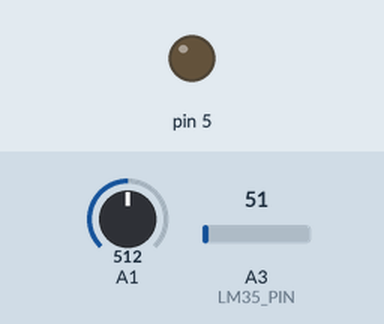
Recording of a sketch running on a simulated Arduino Uno, built with avr-gcc and run on an emulated ATmega328P. Shown: output pins drawn as LEDs (lit = HIGH). The test bench sets the inputs (shaded band); at power-on: A3 (LM35_PIN) = 51, A1 = 512.

Above: at 1.2 s.
1.3 s: A3 (LM35_PIN) set to 59
At 1.6 s:
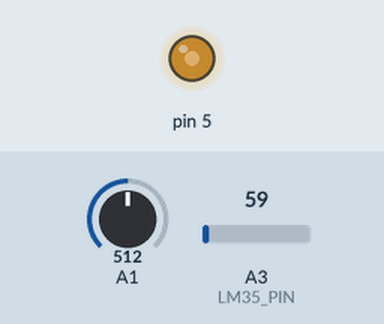
Timing chart, 0 to 4.3 s (numbered marks = the images above; inputs shaded):
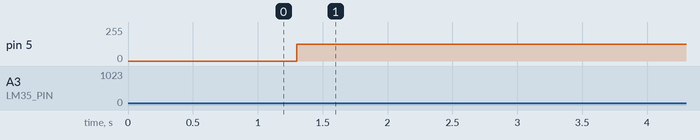

Measured:
- the behaviour switches between 55 and 56 on A3 (LM35_PIN) (found by bisection; images 0 and 1)
- after the input at 1.3 s, pin 5: 0/255 → 127/255 at once

The sketch:

16-SmartThermometer.ino
```cpp
//Temperature sensor variable is defined.
#define LM35_PIN A3
//Temperature is converted to Celsius degrees.
float coefficient = 500.0 / 1023.0;
//Temperature reading function is created.
float readTemperature() {
  return coefficient * analogRead(LM35_PIN);
}

void setup() {
  //Temperature value is defined.
  pinMode(LM35_PIN, INPUT);
  //Potentiometer is defined.
  pinMode(A1, INPUT);
  //Fan motor is defined.
  pinMode(5, OUTPUT);
}

void loop() {
  /*When the temperature exceeds 27 degrees,
   * the condition for starting the fan and
   * adjusting the fan speed based on the potentiometer
   * is written below.
   * The potentiometer value ranges between 0 and 1023,
   * The fan motor value ranges between 0-255.
   * The potentiometer value is multiplied by 0.249 for
   * the conversion for the fan.
   */
  if (readTemperature() > 27) {
    analogWrite(5, round((analogRead(A1) * 0.249)));

  } else {
    analogWrite(5, 0);
  }
}
```
